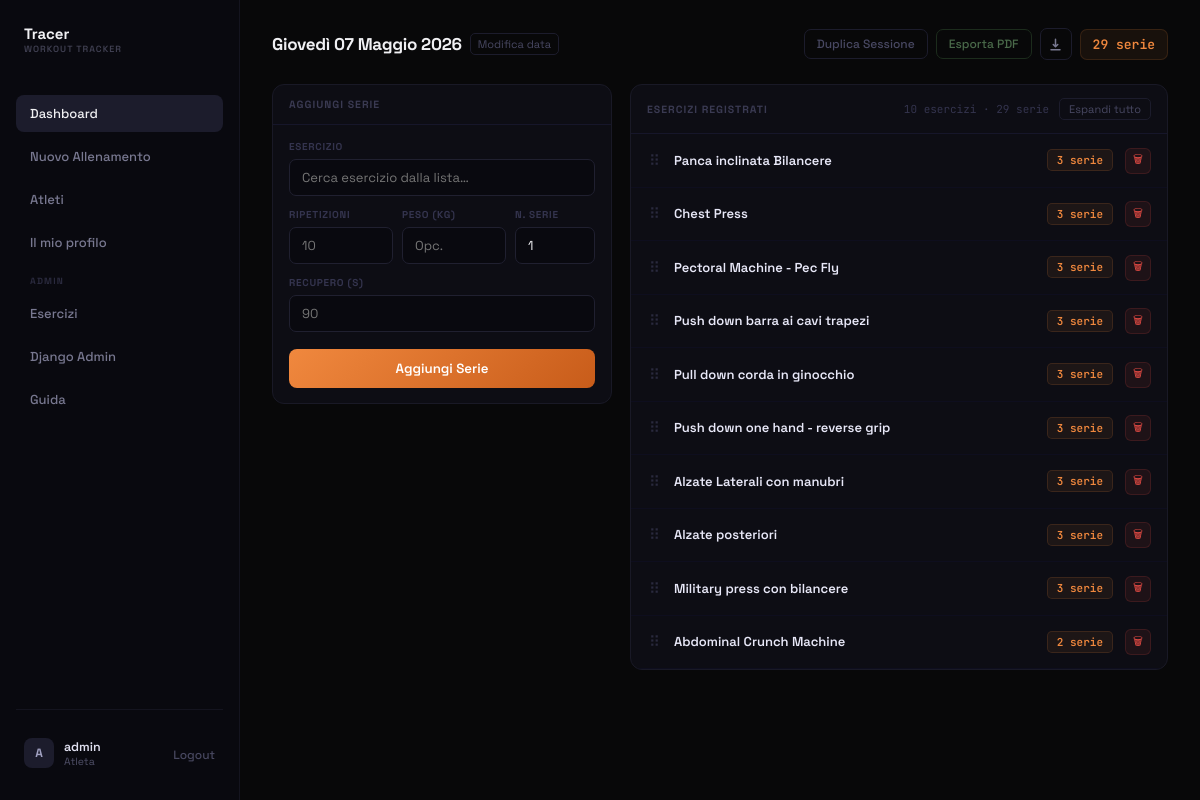
Page /session/6/ (signed in) on the earlier database version.
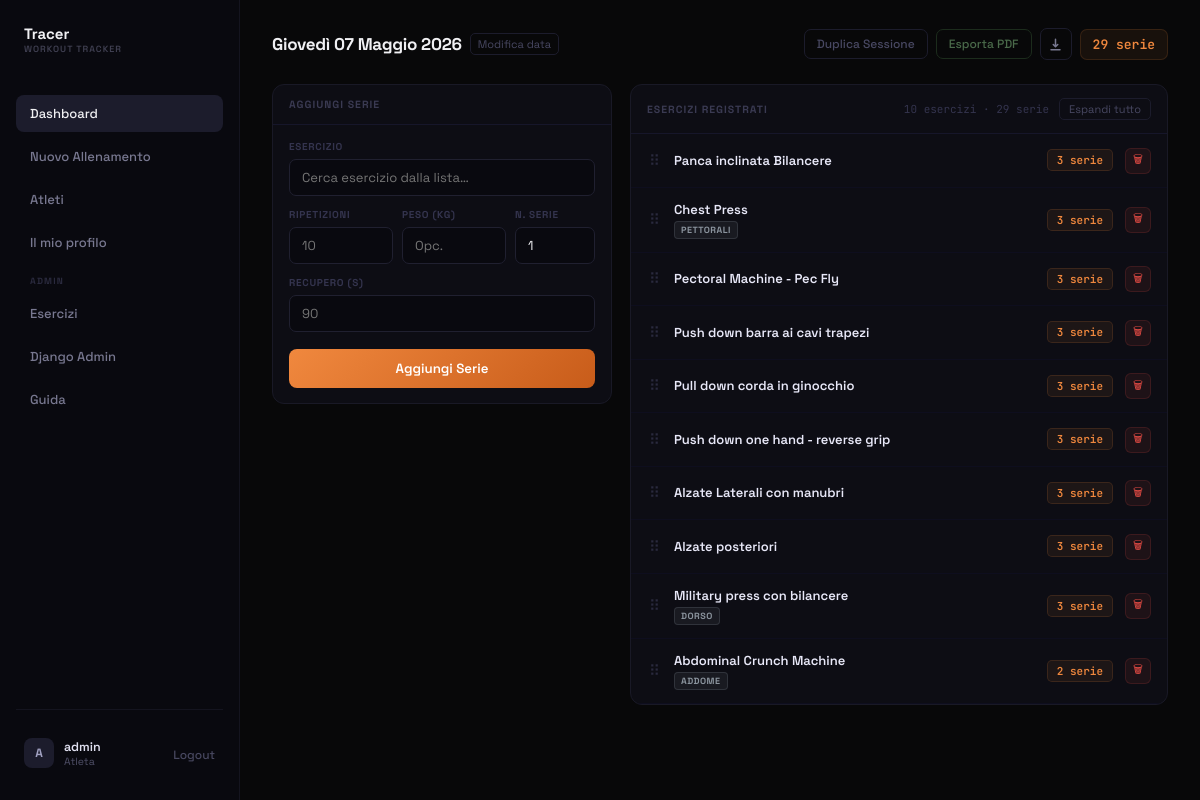
Same page on the later database version.
### tracker/models.py (models this page shows, shortened)
class Exercise(models.Model):
    nome = models.CharField(max_length=100)
    tipologia = models.CharField(max_length=120, blank=True, default='')
    tags = models.ManyToManyField(Tag, related_name='exercises')

class Tag(models.Model):
    nome = models.CharField(max_length=50, unique=True)

### tracker/views.py (the view, shortened to what this page needs)
# urls.py: path('session/<int:session_id>/', views.session_detail, name='session_detail'),
@login_required
def session_detail(request, session_id):
    session = get_object_or_404(WorkoutSession, id=session_id, utente=request.user)
    all_sets = list(session.sets.select_related('exercise').order_by('order', 'id'))
    exercise_groups = []
    for _, grp in groupby(all_sets, key=lambda s: s.exercise_id):
        grp_list = list(grp)
        exercise_groups.append({
            'exercise': grp_list[0].exercise,
            'sets': grp_list,
            'count': len(grp_list),
        })
    return render(request, 'tracker/session_detail.html', {
        'session': session,
        'exercise_groups': exercise_groups,
    })

### tracker/templates/tracker/session_detail.html (shortened to what the changed rows need)
{% extends 'tracker/base.html' %}
{% block content %}
<div class="page-container">
    <div style="display: flex; align-items: center; gap: 14px; margin-bottom: 24px; flex-wrap: wrap;">
        <div>
            <div style="display: flex; align-items: center; gap: 8px;">
                <h1 id="date-label" style="font-size: 17px; font-weight: 700; color: #f0f0f3; letter-spacing: -0.3px; margin: 0;">
                    {{ session.data|date:"l d F Y" }}
                </h1>
            </div>
        </div>
    </div>
    <div class="main-grid">
        <div>
            {% if not exercise_groups %}
            <div style="background: #0d0d14; border: 1px dashed #1c1c2e; border-radius: 12px; padding: 52px 24px; text-align: center;">
                <div style="font-size: 26px; margin-bottom: 10px; opacity: .4;">〇</div>
                <div style="font-size: 13.5px; color: #2c2c44; font-weight: 500;">Aggiungi la prima serie dal pannello</div>
            </div>
            {% else %}
            <div class="tracer-card" style="overflow: hidden;">
                {% for group in exercise_groups %}
                <div class="exercise-group" data-exercise-id="{{ group.exercise.id }}" style="border-bottom: 1px solid #0e0e1e;">
                    <div style="padding: 13px 16px; display: flex; align-items: center; gap: 12px; transition: background .12s;" onmouseover="this.style.background='#0f0f1c'" onmouseout="this.style.background='transparent'">
                        <span class="drag-handle" title="Trascina per ordinare" style="cursor: grab; color: #2a2a3e; font-size: 15px; line-height: 1; flex-shrink: 0; padding: 0 2px; user-select: none;">⠿</span>
                        <div onclick="toggleGroup(this.dataset.n)" data-n="{{ forloop.counter }}" style="flex: 1; display: flex; align-items: center; gap: 12px; cursor: pointer; user-select: none;">
                            <div style="flex: 1;">
                                <div style="font-size: 13px; font-weight: 600; color: #e8e8f8;">{{ group.exercise.nome }}</div>
                                {% if group.exercise.tags.all %}
                                <div style="display: flex; gap: 4px; margin-top: 3px; flex-wrap: wrap;">
                                    {% for tag in group.exercise.tags.all %}
                                        <span class="badge-tag badge-tag-default">{{ tag.nome }}</span>
                                    {% endfor %}
                                </div>
                                {% endif %}
                            </div>
                            <span style="padding: 3px 9px; background: rgba(240,136,62,.07); border: 1px solid rgba(240,136,62,.14); border-radius: 5px; font-size: 11px; color: #f0883e; font-weight: 600; font-family: 'JetBrains Mono', monospace; white-space: nowrap;">{{ group.count }} serie</span>
                        </div>
                        <form action="{% url 'delete_exercise_sets' session.id group.exercise.id %}" method="post" onsubmit="return confirm('Eliminare tutte le serie di {{ group.exercise.nome }}?');">
                            <button type="submit" style="width: 26px; height: 26px; background: rgba(248,81,73,.07); border: 1px solid rgba(248,81,73,.14); border-radius: 6px; color: #f85149; font-size: 11px; cursor: pointer; flex-shrink: 0;">🗑</button>
                        </form>
                    </div>
                </div>
                {% endfor %}
            </div>
            {% endif %}
        </div>
    </div>
</div>
{% endblock %}

Differences in the rows shown:
added Tag: nome "PETTORALI", shown under Exercise "Chest Press"
changed Exercise "Military press con bilancere": gains Tag (nome "DORSO")
changed Exercise "Abdominal Crunch Machine": gains Tag (nome "ADDOME")
